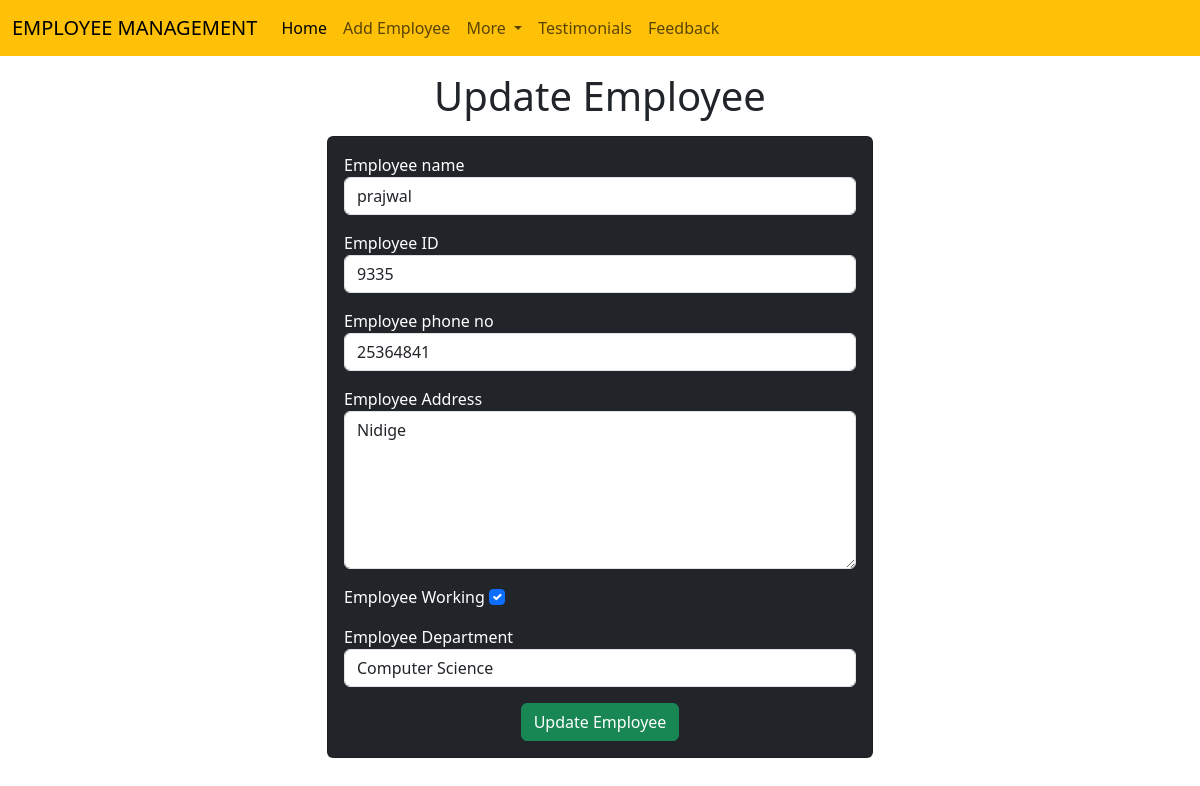
/emp/update-emp/17, run on the app's committed database.
### emp/models.py (models this page shows, shortened)
class Emp(models.Model):
    name=models.CharField(max_length=200)
    emp_id=models.CharField(max_length=200)
    phone=models.CharField(max_length=200)
    address=models.CharField(max_length=200)
    working=models.BooleanField(default=True)
    department=models.CharField(max_length=10)

### emp/views.py (the view)
# urls.py: path("update-emp/<int:emp_id>",update_emp),
def update_emp(request,emp_id):
    emp=Emp.objects.get(pk=emp_id)
    return render(request, "emp/update_emp.html",{
        'emp':emp
    })

### templates/emp/update_emp.html (shortened to what this page needs)
<!doctype html>
<html lang="en">
  <head>
    <link href="https://cdn.jsdelivr.net/npm/bootstrap@5.3.0/dist/css/bootstrap.min.css" rel="stylesheet">
  </head>
  <body>
    {% include 'emp/navbar.html' %}
    <h1 class="text-center my-3">Update Employee </h1>
     <div class="container">
       <div class="row">
          <div class="col-md-6 offset-md-3">
            <div class="card bg-dark text-white ">
              <div class="card-body">
                <form action="/emp/do-update-emp/{{emp.id}}" method="POST">
                  <div class="mb-3">
                    <label for="name">Employee name</label>
                    <input id='name' type="text" class="form-control" placeholder="Enter Emp name" name="emp_name" value="{{emp.name}}">
                  </div>
                  <div class="mb-3">
                    <label for="ID">Employee ID</label>
                    <input id='ID' type="text" class="form-control" placeholder="Enter Emp ID" name="emp_id" value="{{emp.emp_id}}">
                  </div>
                  <div class="mb-3">
                    <label for="Phone_no">Employee phone no</label>
                    <input id='Phone_no' type="text" class="form-control" placeholder="Enter phone number" name="emp_phone" value="{{emp.phone}}">
                  </div>
                  <div class="mb-3">
                    <label for="address">Employee Address</label>
                    <textarea id="Address" type="textarea" rows="6" class="form-control" placeholder="Please enter your address here" name="emp_address" >{{emp.address}}</textarea>
                  </div>
                  <div class="mb-3">
                    <label for="working">Employee Working </label>
                    <input {% if emp.working %} checked {% endif %} id="working" type="checkbox" class="form-check-input" name="emp_working" value="{{emp.working}}">
                  </div>
                  <div class="mb-3">
                    <label for="Department">Employee Department </label>
                    <select name="emp_department" id="Department" class="form-control" value="{{emp.department}}" >
                      <option value="CSE">Computer Science</option>
                    </select>
                  </div>
                  <div class="container text-center">
                    <button class="btn btn-success">
                      Update Employee
                    </button>
                  </div>
                </form>
              </div>
            </div>
          </div>
       </div>
     </div>
  </body>
</html>

### data on the page
Emp: emp_name "prajwal", emp_id "9335", emp_phone "25364841", emp_address "Nidige", working "☑", emp_department "Computer Science"
